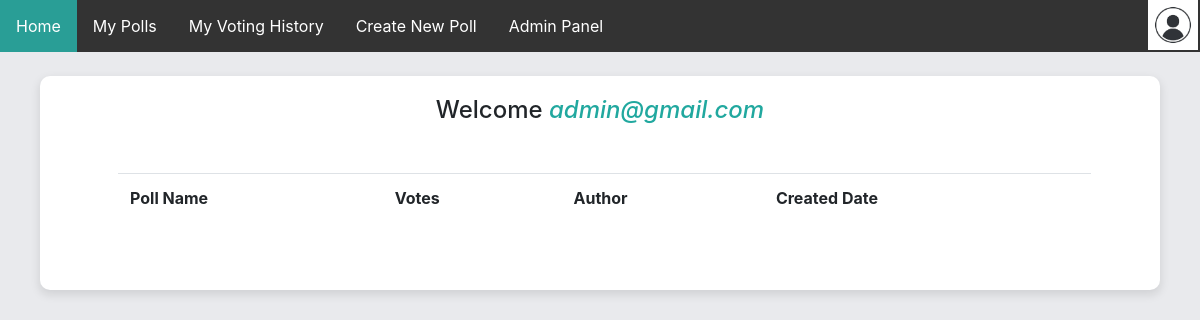
The page /home (signed in) on the database as committed earlier.
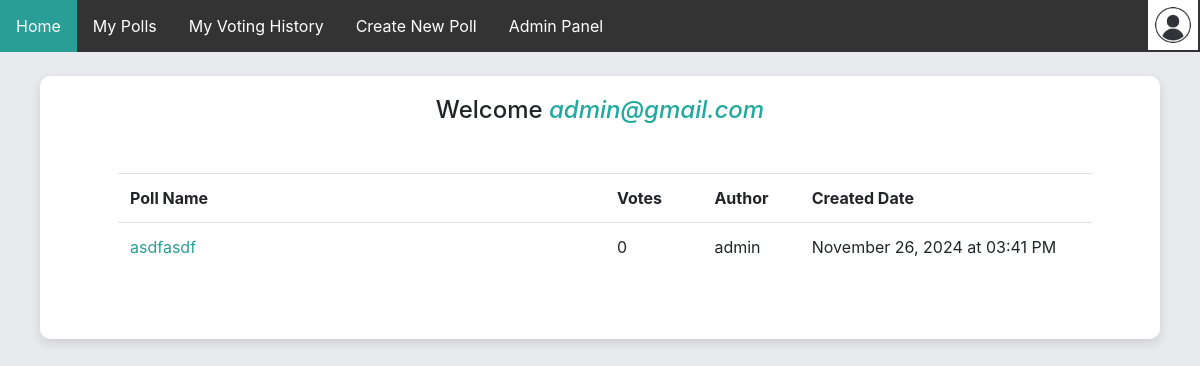
The same page on the database as committed later.
### app/models.py (models this page shows)
class Poll(db.Model):
    __tablename__ = 'poll'
    id = db.Column(db.Integer, primary_key=True)
    title = db.Column(db.String(120), nullable=False)
    description = db.Column(db.String(500), nullable=True)
    created_at =db.Column(db.DateTime, default=datetime.now)
    status = db.Column(db.String(20), default='active')
    user_id = db.Column(db.Integer, db.ForeignKey('user.id'), nullable=False)
    options = db.relationship('Option', backref='poll', cascade="all, delete",lazy=True)
    votes = db.relationship('Vote', backref='poll', cascade="all,delete", lazy=True)
    vote_history = db.relationship('UserVoteHistory', backref='poll', cascade="all,delete", lazy=True)
    @hybrid_property
    def vote_count(self):
        return len(self.votes)
    @hybrid_property
    def creator_username(self):
        creator = User.query.get(self.user_id)
        name, _, _ =creator.email.rpartition('@')
        return name

class User(db.Model, UserMixin):
    __tablename__ = 'user'
    id = db.Column(db.Integer, primary_key=True)
    email = db.Column(db.String(500), unique=True, nullable=False)
    password_hash = db.Column(db.String(500), unique=True, nullable=False) # store the hash password
    is_admin = db.Column(db.Boolean, default=False)
    polls = db.relationship('Poll', backref='creator', lazy=True, cascade="all, delete")
    votes = db.relationship('Vote', backref='voter', lazy=True, cascade="all, delete")
    vote_history = db.relationship('UserVoteHistory', backref='user', lazy=True, cascade="all, delete")

### app/routes.py (the view)
@app.route('/home')
@login_required
def home():
    polls = ps.fetch_polls()
    return render_template("custom_polls.html", user=current_user, polls=polls, page="home")

### app/auth.py (called while the page is built)
def load_user(user_id):
    return User.query.get(int(user_id))

### app/poll_service.py (called while the page is built)
def fetch_polls():
    return Poll.query.order_by(Poll.created_at.desc()).all()

### app/routes.py (called while the page is built)
@login_manager.user_loader
def load_user(user_id):
    return auth.load_user(user_id)

### app/templates/custom_polls.html
{% extends 'home.html' %}
{% block wrapper %}
<div class="m-5">
    <table class="table">
        <tr>
            <th scope="col"> Poll Name </th>
            <th scope="col"> Votes </th>
            <th scope="col"> Author </th>
            <th scope="col"> Created Date </th>
        </tr>
        {% for poll in polls %}
        <tr>
            <td class='col-sm-5'><a href="{{ url_for('poll', poll_id=poll.id) }}">{{ poll.title }}</a></td>
            <td class='col-sm-1'>{{ poll.vote_count}}</td>
            <td class='col-sm-1'>{{ poll.creator_username}} </td>
            <td class='col-sm-3'>{{ poll.created_at.strftime('%B %d, %Y at %I:%M %p')}} </td>
        </tr>
        {% endfor %}
    </table>
    </div>
{% endblock %}

Rows that differ between the two databases and show on the page:
added Poll: title "asdfasdf", vote_count "0", creator_username "admin", created_at "November 26, 2024 at 03:41 PM"
